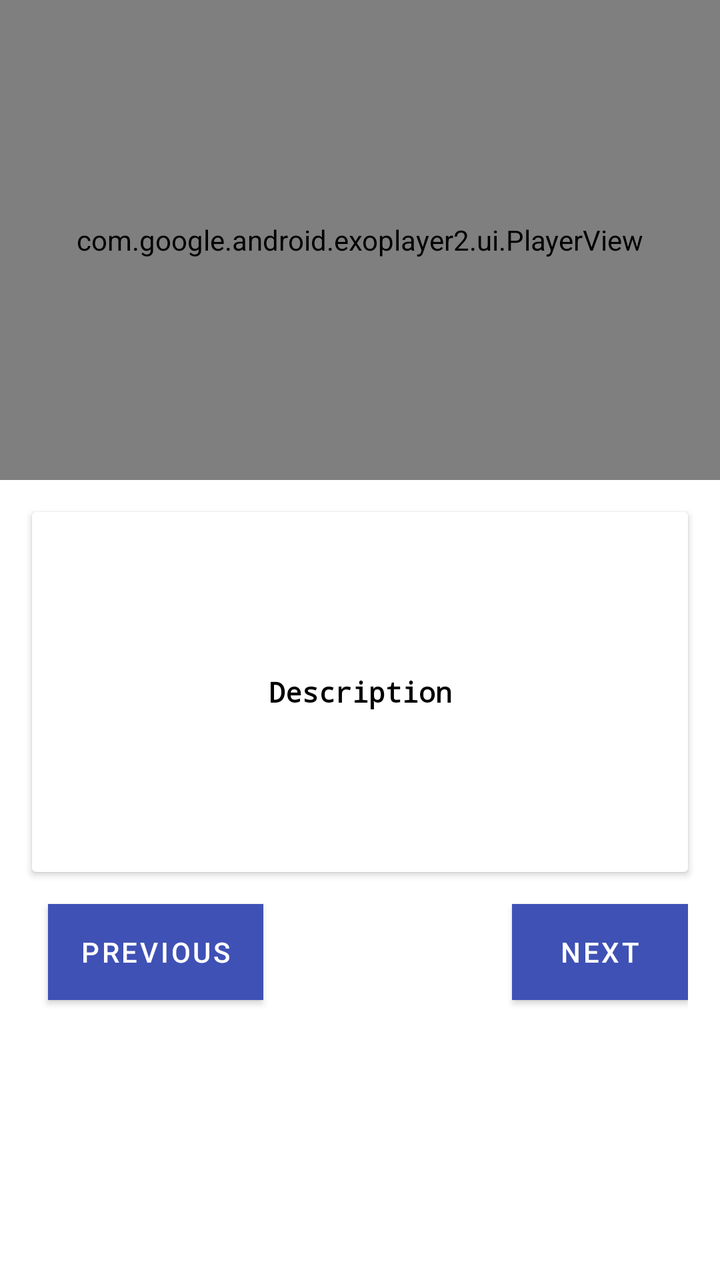
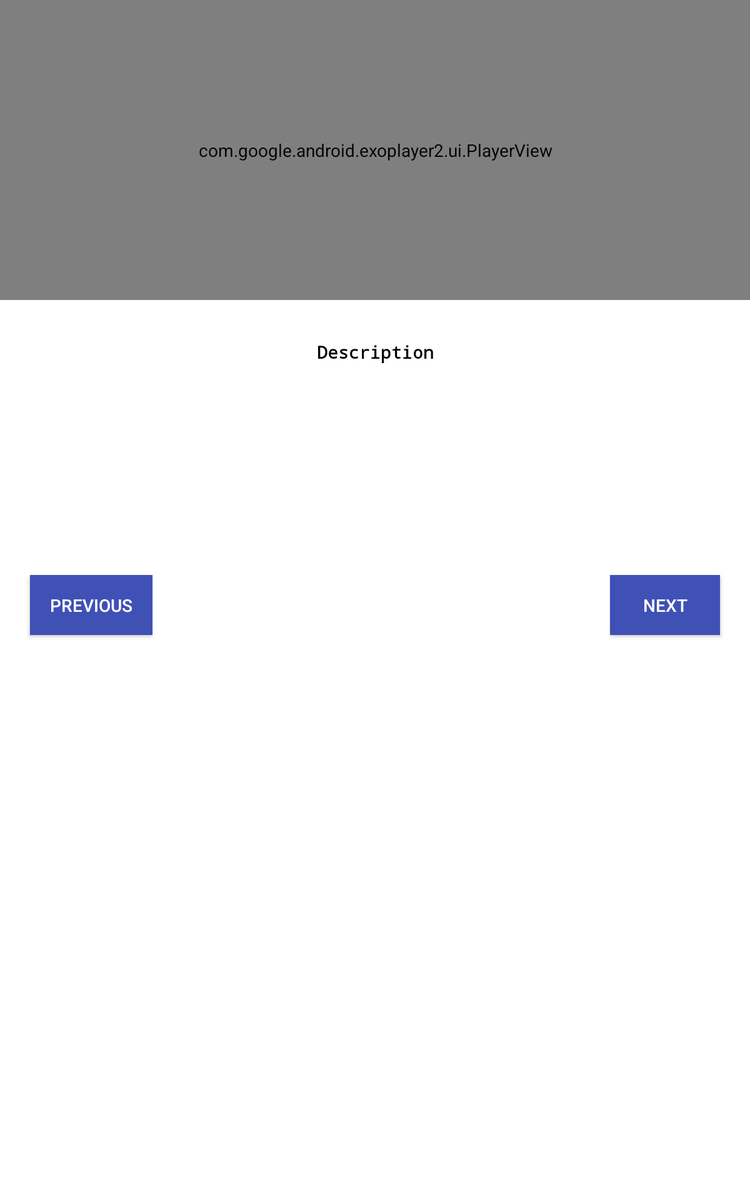

One screen, two layout resources from the same app: the default and the repository's alternative for another configuration. Each is rendered where Android would select it; the XML of both is given below.
<!-- AndroidManifest.xml: application theme AppTheme -->
<!-- res/layout/fragment_step.xml -->
<?xml version="1.0" encoding="utf-8"?>
<layout xmlns:android="http://schemas.android.com/apk/res/android"
    xmlns:app="http://schemas.android.com/apk/res-auto"
    xmlns:tools="http://schemas.android.com/tools">

    <data>
        <variable
            name="viewModel"
            type="com.franjo.android.bakingapp.presentation.ui.steps.StepViewModel"/>
    </data>

    <ScrollView
        android:layout_width="match_parent"
        android:layout_height="match_parent">

        <LinearLayout
            android:layout_width="match_parent"
            android:layout_height="wrap_content"
            android:orientation="vertical"
            tools:context="com.franjo.android.bakingapp.presentation.StepDetailFragment">

            <com.google.android.exoplayer2.ui.PlayerView
                android:id="@+id/mPlayerView"
                android:layout_width="match_parent"
                android:layout_height="240dp"
                app:layout_constraintEnd_toEndOf="parent"
                app:layout_constraintHorizontal_bias="0.0"
                app:layout_constraintStart_toStartOf="parent"
                app:layout_constraintTop_toTopOf="parent" />

            <ImageView
                android:id="@+id/thumbImage"
                android:layout_width="50dp"
                android:layout_height="wrap_content"
                android:layout_gravity="top|start"
                android:baselineAlignBottom="false"
                android:contentDescription="@string/no_video_image"
                android:adjustViewBounds="true"
                tools:targetApi="lollipop" />

            <androidx.cardview.widget.CardView
                android:id="@+id/cvStepsDescription"
                android:layout_width="match_parent"
                android:layout_height="180dp"
                android:layout_marginEnd="16dp"
                android:layout_marginStart="16dp"
                android:layout_marginTop="16dp"
                app:layout_constraintEnd_toEndOf="parent"
                app:layout_constraintStart_toStartOf="parent"
                app:layout_constraintTop_toBottomOf="@+id/mPlayerView">

                <TextView
                    android:id="@+id/tvDescription"
                    android:layout_width="match_parent"
                    android:layout_height="wrap_content"
                    style="@style/text_description_step_detail"
                    tools:text="Description" />

            </androidx.cardview.widget.CardView>

            <androidx.constraintlayout.widget.ConstraintLayout
                android:layout_width="match_parent"
                android:layout_height="wrap_content"
                android:layout_marginEnd="16dp"
                android:layout_marginLeft="16dp"
                android:layout_marginRight="16dp"
                android:layout_marginStart="16dp"
                android:layout_marginTop="8dp">

                <Button
                    android:id="@+id/btnPrevious"
                    style="@style/button"
                    android:contentDescription="@string/previousvideobutton"
                    app:layout_constraintBottom_toBottomOf="parent"
                    app:layout_constraintStart_toStartOf="parent"
                    app:layout_constraintTop_toTopOf="parent"
                    android:text="@string/previous"
                    tools:ignore="RtlCompat" />

                <Button
                    android:id="@+id/btnNext"
                    style="@style/button"
                    android:contentDescription="@string/nextvideobutton"
                    app:layout_constraintBottom_toBottomOf="parent"
                    app:layout_constraintEnd_toEndOf="parent"
                    app:layout_constraintTop_toTopOf="parent"
                    android:text="@string/next" />

            </androidx.constraintlayout.widget.ConstraintLayout>

        </LinearLayout>

    </ScrollView>
</layout>
<!-- resources referenced by this layout -->
<resources>
  <string name="next">Next</string>
  <string name="nextvideobutton">Next Video Button</string>
  <string name="no_video_image">No video image</string>
  <string name="previous">Previous</string>
  <string name="previousvideobutton">Previous Video Button</string>
  <style name="button">
          <item name="android:layout_width">wrap_content</item>
          <item name="android:layout_height">wrap_content</item>
          <item name="android:layout_marginTop">8dp</item>
          <item name="android:layout_marginStart" tools:targetApi="jelly_bean_mr1">8dp</item>
          <item name="android:layout_marginBottom">8dp</item>
          <item name="android:background">@drawable/list_item_selector</item>
          <item name="android:focusable">true</item>
          <item name="android:textAlignment" tools:targetApi="jelly_bean_mr1">center</item>
          <item name="android:textColor">#FFFFFF</item>
      </style>
  <style name="text_description_step_detail">
          <item name="android:layout_margin">16dp</item>
          <item name="android:textAlignment" tools:targetApi="jelly_bean_mr1">center</item>
          <item name="android:layout_gravity">center</item>
          <item name="android:textColor">#000000</item>
          <item name="android:textSize">14sp</item>
          <item name="android:fontFamily">monospace</item>
          <item name="android:textStyle">bold</item>
      </style>
  <style name="AppTheme" parent="Theme.MaterialComponents.DayNight.NoActionBar">
          
          <item name="colorPrimary">@color/colorPrimary</item>
          <item name="colorPrimaryDark">@color/colorPrimaryDark</item>
          <item name="colorAccent">@color/colorAccent</item>
      </style>
  <!-- drawable list_item_selector (drawable) -->
  <?xml version="1.0" encoding="utf-8"?>
  <selector
      xmlns:android="http://schemas.android.com/apk/res/android">
  
      
      <item android:drawable="@color/colorPrimary" android:state_pressed="true" />
      <item android:drawable="@color/colorPrimary" android:state_activated="true" />
      <item android:drawable="@color/colorPrimary" android:state_selected="true" />
  
      
      
      <item android:drawable="@android:color/holo_blue_light" />
  
  </selector>
  <color name="colorPrimary">#3F51B5</color>
  <color name="colorPrimaryDark">#303F9F</color>
  <color name="colorAccent">#FF4081</color>
</resources>
<!-- res/layout-sw600dp-port/fragment_step.xml (the repository's variant of the layout above) -->
<!-- drawn on a 7-inch tablet held upright -->
<?xml version="1.0" encoding="utf-8"?>
<LinearLayout xmlns:android="http://schemas.android.com/apk/res/android"
    xmlns:app="http://schemas.android.com/apk/res-auto"
    xmlns:tools="http://schemas.android.com/tools"
    android:layout_width="match_parent"
    android:layout_height="match_parent"
    android:orientation="vertical"
    tools:context="com.franjo.android.bakingapp.presentation.ui.steps.StepFragment">

    <com.google.android.exoplayer2.ui.PlayerView
        android:id="@+id/mPlayerView"
        android:layout_width="match_parent"
        android:layout_height="240dp"
        app:layout_constraintEnd_toEndOf="parent"
        app:layout_constraintHorizontal_bias="0.0"
        app:layout_constraintStart_toStartOf="parent"
        app:layout_constraintTop_toTopOf="parent" />

    <androidx.appcompat.widget.AppCompatImageView
        android:id="@+id/thumbImage"
        android:layout_width="wrap_content"
        android:layout_height="wrap_content"
        android:layout_gravity="top|start"
        android:baselineAlignBottom="false"
        android:contentDescription="@string/no_video_image"
        android:elevation="1dp"
        android:adjustViewBounds="true"
        tools:targetApi="lollipop" />

    <com.google.android.material.card.MaterialCardView
        android:id="@+id/cvStepsDescription"
        android:layout_width="match_parent"
        android:layout_height="180dp"
        android:layout_marginEnd="16dp"
        android:layout_marginStart="16dp"
        android:layout_marginTop="16dp"
        app:layout_constraintEnd_toEndOf="parent"
        app:layout_constraintStart_toStartOf="parent"
        app:layout_constraintTop_toBottomOf="@+id/mPlayerView">

        <ScrollView
            android:layout_width="match_parent"
            android:layout_height="wrap_content">

            <com.google.android.material.textview.MaterialTextView
                android:id="@+id/tvDescription"
                android:layout_width="match_parent"
                android:layout_height="wrap_content"
                android:layout_margin="16dp"
                android:textAlignment="center"
                android:layout_gravity="center"
                android:textColor="#000000"
                android:textSize="14sp"
                android:fontFamily="monospace"
                android:textStyle="bold"
                tools:text="Description" />

        </ScrollView>

    </com.google.android.material.card.MaterialCardView>

    <androidx.constraintlayout.widget.ConstraintLayout
        android:layout_width="match_parent"
        android:layout_height="wrap_content"
        android:layout_margin="16dp">

        <com.google.android.material.button.MaterialButton
            android:id="@+id/btnPrevious"
            android:contentDescription="@string/previousvideobutton"
            style="@style/Widget.AppCompat.Button"
            android:layout_width="wrap_content"
            android:layout_height="wrap_content"
            android:layout_marginBottom="8dp"
            android:layout_marginStart="8dp"
            android:layout_marginTop="8dp"
            android:text="@string/previous"
            android:textAlignment="center"
            app:layout_constraintBottom_toBottomOf="parent"
            app:layout_constraintStart_toStartOf="parent"
            app:layout_constraintTop_toTopOf="parent"
            android:focusable="true"
            android:background="@drawable/list_item_selector" />

        <com.google.android.material.button.MaterialButton
            android:id="@+id/btnNext"
            android:contentDescription="@string/nextvideobutton"
            style="@style/Widget.AppCompat.Button"
            android:layout_width="wrap_content"
            android:layout_height="wrap_content"
            android:layout_marginBottom="8dp"
            android:layout_marginEnd="8dp"
            android:layout_marginTop="8dp"
            android:text="@string/next"
            android:textAlignment="center"
            app:layout_constraintBottom_toBottomOf="parent"
            app:layout_constraintEnd_toEndOf="parent"
            app:layout_constraintTop_toTopOf="parent"
            android:focusable="true"
            android:background="@drawable/list_item_selector" />

    </androidx.constraintlayout.widget.ConstraintLayout>

</LinearLayout>
<!-- resources referenced by the variant -->
<!-- as a 7-inch tablet held upright resolves them -->
<resources>
  <!-- drawable list_item_selector (drawable) -->
  <?xml version="1.0" encoding="utf-8"?>
  <selector
      xmlns:android="http://schemas.android.com/apk/res/android">
  
      
      <item android:drawable="@color/colorPrimary" android:state_pressed="true" />
      <item android:drawable="@color/colorPrimary" android:state_activated="true" />
      <item android:drawable="@color/colorPrimary" android:state_selected="true" />
  
      
      
      <item android:drawable="@android:color/holo_blue_light" />
  
  </selector>
  <string name="next">Next</string>
  <string name="nextvideobutton">Next Video Button</string>
  <string name="no_video_image">No video image</string>
  <string name="previous">Previous</string>
  <string name="previousvideobutton">Previous Video Button</string>
  <style name="AppTheme" parent="Theme.MaterialComponents.DayNight.NoActionBar">
          
          <item name="colorPrimary">@color/colorPrimary</item>
          <item name="colorPrimaryDark">@color/colorPrimaryDark</item>
          <item name="colorAccent">@color/colorAccent</item>
      </style>
  <color name="colorPrimary">#3F51B5</color>
  <color name="colorPrimaryDark">#303F9F</color>
  <color name="colorAccent">#FF4081</color>
</resources>
